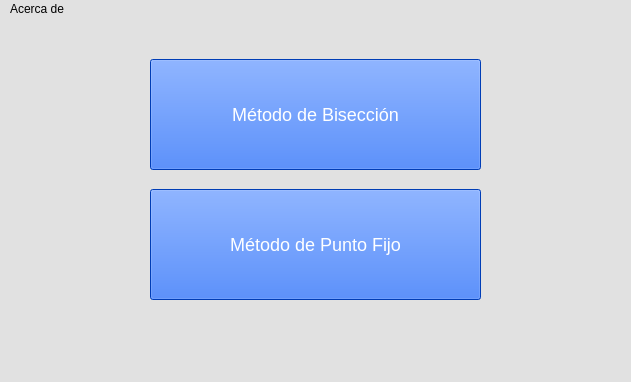
<?xml version="1.0" encoding="UTF-8"?>
<ui version="4.0">
 <class>MainWindow</class>
 <widget class="QMainWindow" name="MainWindow">
  <property name="geometry">
   <rect>
    <x>0</x>
    <y>0</y>
    <width>631</width>
    <height>382</height>
   </rect>
  </property>
  <property name="windowTitle">
   <string>MainWindow</string>
  </property>
  <property name="styleSheet">
   <string notr="true">background-color: #e1e1e1;</string>
  </property>
  <widget class="QWidget" name="centralwidget">
   <widget class="QPushButton" name="btnBiseccion">
    <property name="geometry">
     <rect>
      <x>150</x>
      <y>40</y>
      <width>331</width>
      <height>111</height>
     </rect>
    </property>
    <property name="styleSheet">
     <string notr="true">background-color: rgb(0, 85, 255);
color: #FFF;
font-size: 18px;</string>
    </property>
    <property name="text">
     <string>Método de Bisección</string>
    </property>
   </widget>
   <widget class="QPushButton" name="btnPuntoFijo">
    <property name="geometry">
     <rect>
      <x>150</x>
      <y>170</y>
      <width>331</width>
      <height>111</height>
     </rect>
    </property>
    <property name="styleSheet">
     <string notr="true">background-color: rgb(0, 85, 255);
color: #FFF;
font-size: 18px;
</string>
    </property>
    <property name="text">
     <string>Método de Punto Fijo</string>
    </property>
   </widget>
  </widget>
  <widget class="QMenuBar" name="menubar">
   <property name="geometry">
    <rect>
     <x>0</x>
     <y>0</y>
     <width>631</width>
     <height>23</height>
    </rect>
   </property>
   <widget class="QMenu" name="menuAcerca_de">
    <property name="title">
     <string>Acerca de</string>
    </property>
    <addaction name="actionDesarrollador"/>
   </widget>
   <addaction name="menuAcerca_de"/>
  </widget>
  <widget class="QStatusBar" name="statusbar"/>
  <action name="actionDesarrollador">
   <property name="text">
    <string>Desarrollador</string>
   </property>
  </action>
 </widget>
 <resources/>
 <connections/>
</ui>
